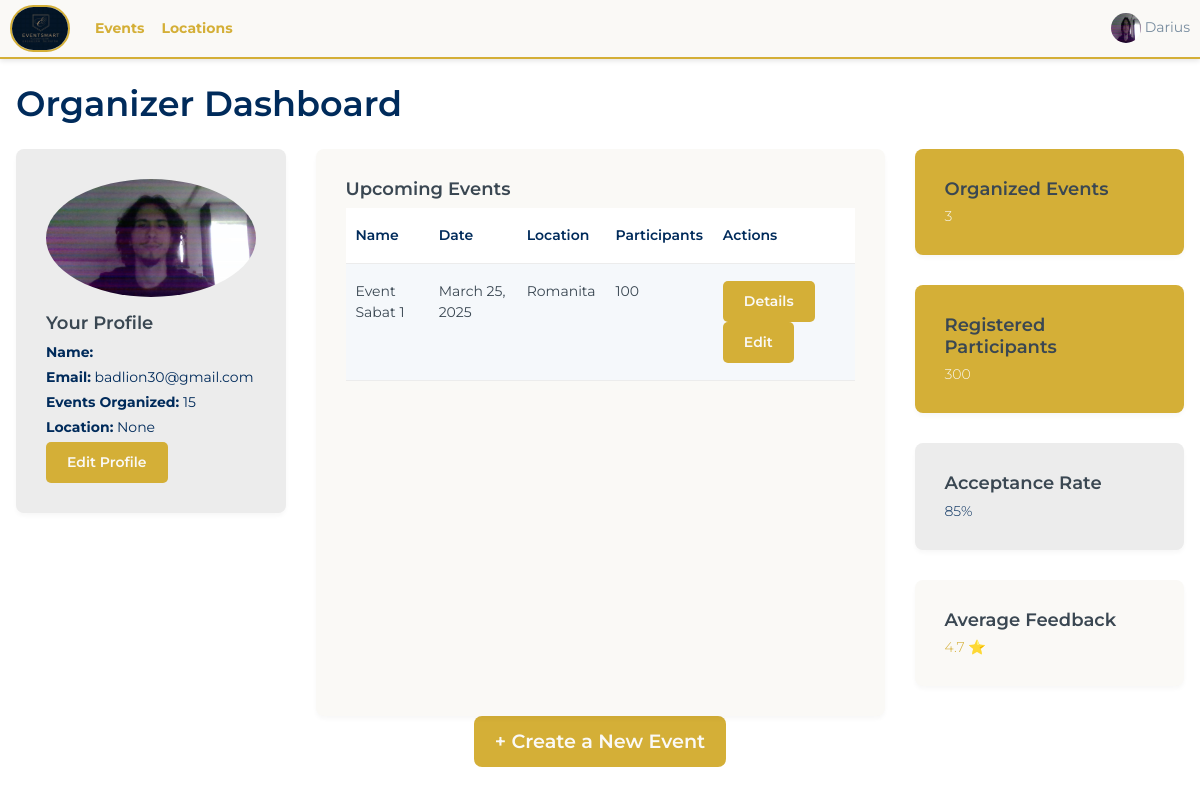
Page /home-organizer/ (signed in) on the earlier database version.
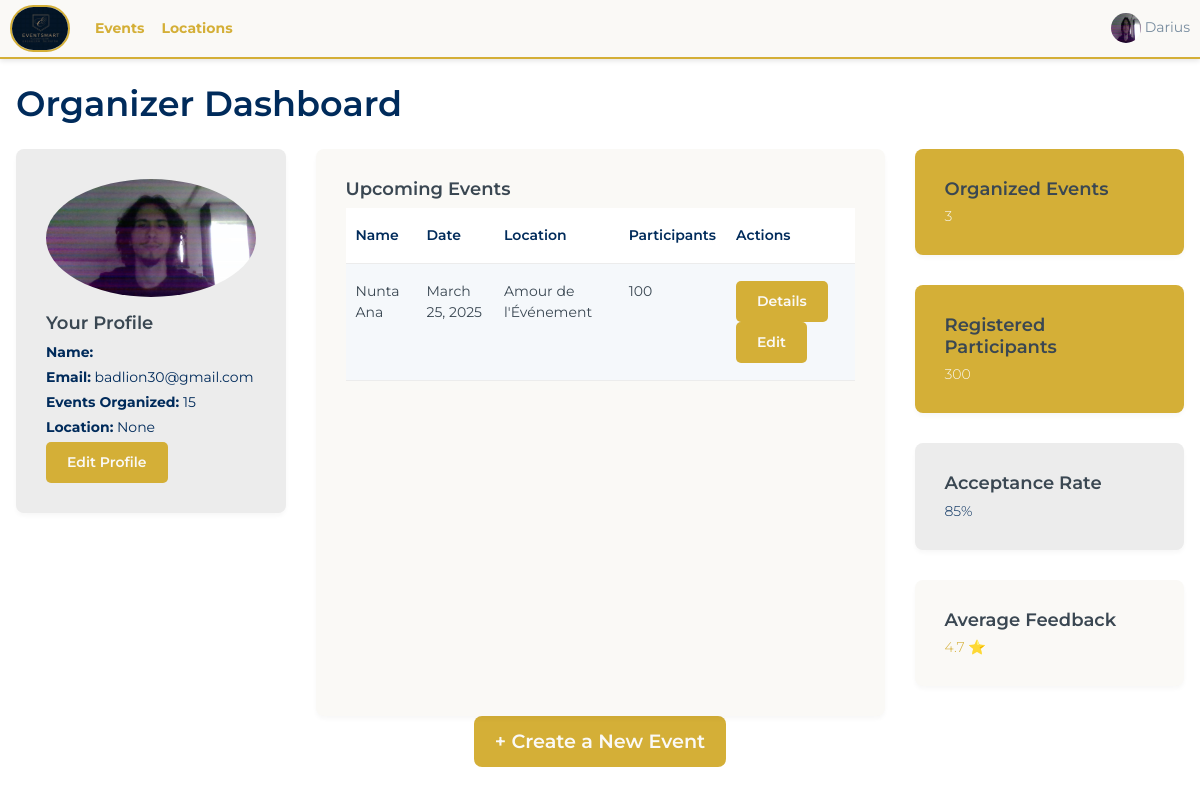
Same page on the later database version.
### base/models.py (models this page shows, shortened)
class Event(models.Model):
    location = models.ForeignKey(Location, on_delete=models.SET_NULL, null=True, blank=True)
    event_name = models.CharField(max_length=100)
    event_date = models.DateField()
    event_time = models.TimeField()
    event_description = models.TextField(null=True, blank=True)
    created_at = models.DateTimeField(auto_now_add=True)
    guests = models.ManyToManyField(Guests, related_name='events', blank=True)
    completed = models.BooleanField(default=False)
    types = models.ManyToManyField(Type, blank=True)
    cost = models.DecimalField(max_digits=10, decimal_places=2, default= 3000)
    updated_at = models.DateTimeField(auto_now=True)
    is_canceled = models.BooleanField(default=False)
    organized_by = models.ForeignKey(
            User,
            on_delete=models.CASCADE,
            related_name="organized_events",
            blank=True,
            null=True
        )

class Location(models.Model):
    owner = models.ForeignKey(User, on_delete=models.SET_NULL, null=True)
    name = models.CharField(max_length=100)
    description = models.TextField(null=True, blank=True)
    gallery = models.ImageField(upload_to='images/', null=True, blank=True)
    location = models.TextField(max_length=30)
    types = models.ManyToManyField(Type, blank=True)
    seats_numbers = models.IntegerField(null=True, blank=True)
    created_at = models.DateTimeField(auto_now_add=True)
    cost = models.DecimalField(max_digits=12, decimal_places=2,default=3000)
    number = models.CharField(max_length=20, default="+(40) 74 83 64 823")
    def __str__(self):
        return self.name

### base/views.py (the view)
@login_required
def home_organizer(request):
    events = Event.objects.all()
    upcoming_events = events.filter(event_date__gte=timezone.now())
    context = {
        'total_events': events.count(),
        'total_participants': sum(event.guests.count() for event in events),
        'acceptance_rate': 85,
        'average_feedback': 4.7,
        'upcoming_events': upcoming_events
    }
    return render(request, 'base/home-organizer.html', context)

### base/context_processors.py (called while the page is built)
def media_url(request):
    return {
        'MEDIA_URL': settings.MEDIA_URL
    }

### base/templates/base/home-organizer.html (shortened to what the changed rows need)
{% extends 'main.html' %}
{% block content %}
<div class="container-fluid mt-4 px-3">
    <h1 class="mb-4" style="color: #002B5B;">Organizer Dashboard</h1>
    <div class="row">
        <div class="col-md-6">
            <div class="card" style="background-color: #FAF9F6; color: #002B5B; border-radius: 8px; height: 100%;">
                <div class="card-body">
                    <table class="table table-striped" style="border-radius: 8px; border-color: #ECECEC;">
                        <thead>
                            <tr style="background-color: #ECECEC;">
                                <th style="color: #002B5B;">Name</th>
                                <th style="color: #002B5B;">Date</th>
                                <th style="color: #002B5B;">Location</th>
                                <th style="color: #002B5B;">Participants</th>
                                <th style="color: #002B5B;">Actions</th>
                            </tr>
                        </thead>
                        <tbody>
                            {% for event in upcoming_events %}
                            <tr>
                                <td>{{ event.event_name }}</td>
                                <td>{{ event.event_date }}</td>
                                <td>{{ event.location }}</td>
                                <td>{{ event.guests.count }}</td>
                                <td>
                                    <a href="{% url 'event_details' event.id %}" class="btn" style="background-color: #D4AF37; color: #FAF9F6; border-radius: 5px;">Details</a>
                                    <a href="{}" class="btn" style="background-color: #D4AF37; color: #FAF9F6; border-radius: 5px;">Edit</a>
                                </td>
                            </tr>
                            {% empty %}
                            <tr>
                                <td colspan="5" class="text-center">No upcoming events</td>
                            </tr>
                            {% endfor %}
                        </tbody>
                    </table>
                </div>
            </div>
        </div>
    </div>
</div>
{% endblock %}

Differences in the rows shown:
no longer on this page (row edited): Event: event_name "Event Sabat 1", event_date "March 25, 2025", location "Romanita", guests.count "100"
now on this page (row edited): Event: event_name "Nunta Ana", event_date "March 25, 2025", location "Amour de l'Événement", guests.count "100"
